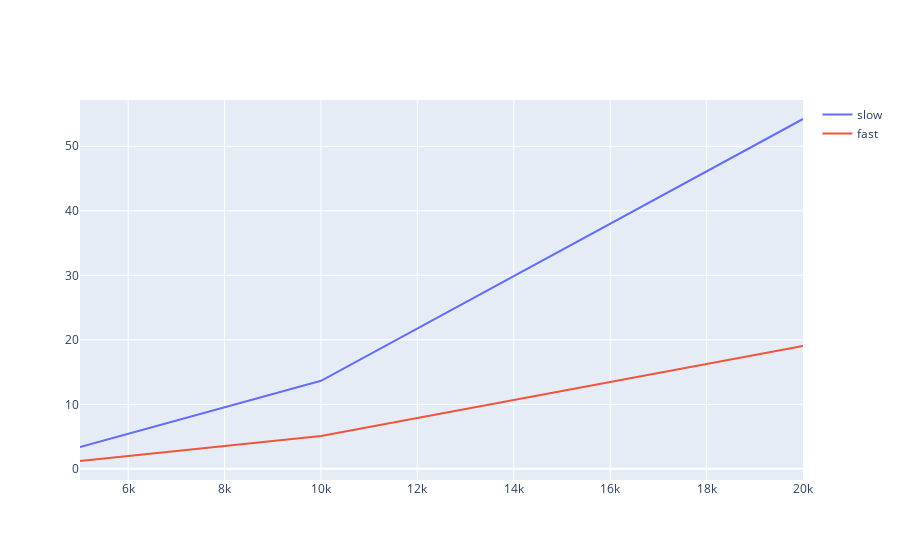

The notebook cell this image was saved under:
### Code cell
fig = go.Figure()
fig.add_trace(go.Scatter(x=data_sizes,
                y=timings_slow,
                mode='lines',
                name='slow'))
fig.add_trace(go.Scatter(x=data_sizes,
                y=timings_fast,
                mode='lines',
                name='fast'))
fig.show()

### Figure 1 — Plotly figure (JSON) as saved in the notebook; plotly's stock layout.template omitted (floating-point values rounded to 4 significant figures)
{"data": [{"mode": "lines", "name": "slow", "type": "scatter", "x": [5000, 10000, 20000], "y": [3.374, 13.64, 54.23]}, {"mode": "lines", "name": "fast", "type": "scatter", "x": [5000, 10000, 20000], "y": [1.216, 5.09, 19.03]}], "layout": {}}
